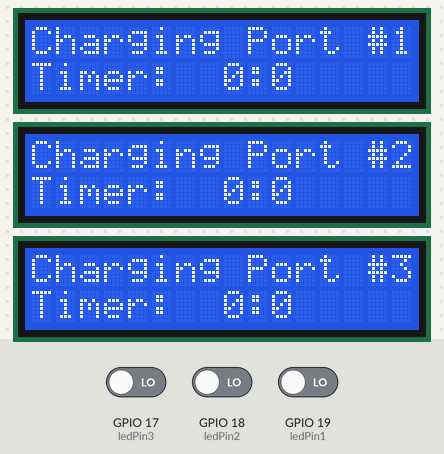
The sketch below on a simulated ESP32. Parts: 3 × 16×2 character LCD. The test bench sets the inputs (shaded band); at power-on: GPIO 17 (ledPin3) LOW, GPIO 19 (ledPin1) LOW, GPIO 18 (ledPin2) LOW. What the sketch prints to the serial monitor is not drawn.

Above: at 1.4 s.
1.5 s: GPIO 17 (ledPin3) driven HIGH
At 3.1 s:
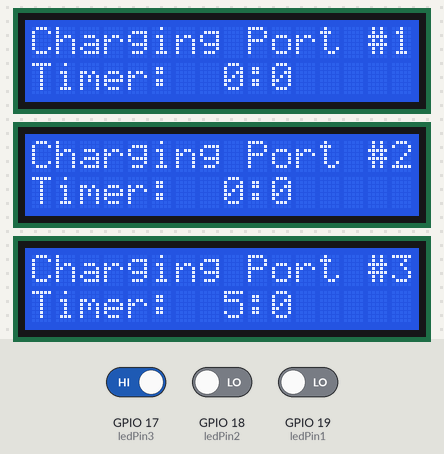
4.5 s: GPIO 19 (ledPin1) driven HIGH
At 7.3 s:
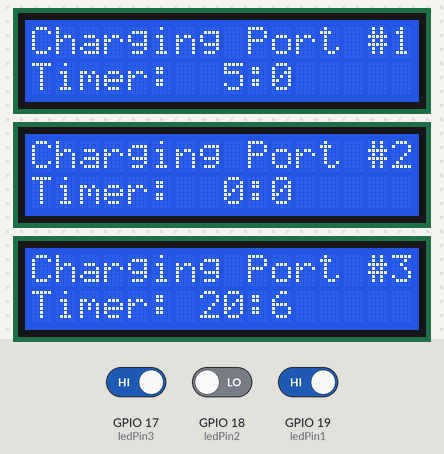
7.5 s: GPIO 17 (ledPin3) driven LOW
At 9.9 s:
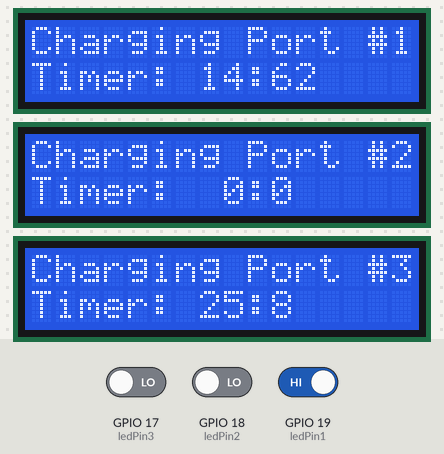
10.5 s: GPIO 18 (ledPin2) driven HIGH
At 13.3 s:
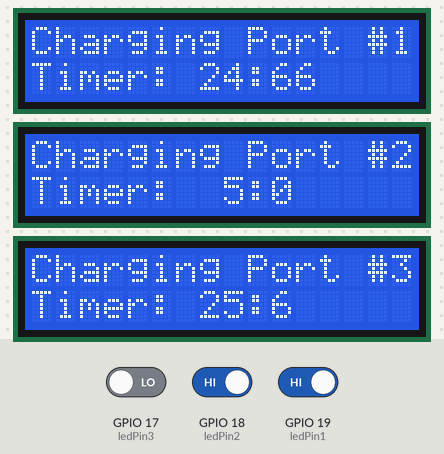
13.5 s: GPIO 18 (ledPin2) driven LOW
At 16.1 s:
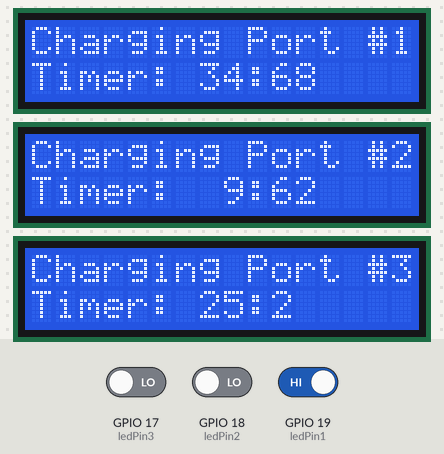
16.5 s: GPIO 19 (ledPin1) driven LOW
At 17.8 s:
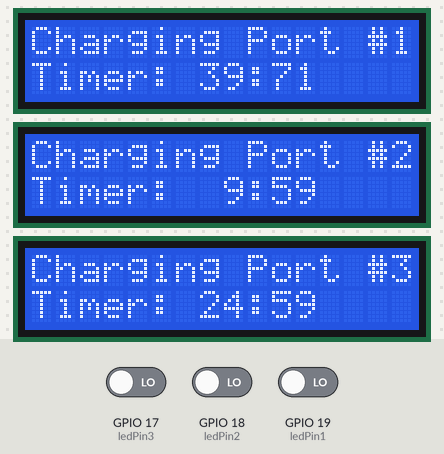
Timing chart, 0 to 19.5 s (numbered marks = the images above; inputs shaded):
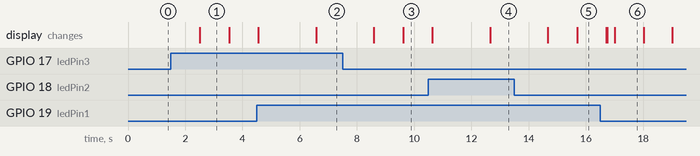

The sketch:

lcdwtimer.ino
```cpp
 #include <Wire.h>  // library for I2C protocol
 #include <LiquidCrystal_I2C.h> // library for I2C LCD
 LiquidCrystal_I2C lcd(0x25,16,2); // set the LCD address to 0x27 for a 16 chars and 2 line display
 LiquidCrystal_I2C lcd2(0x26,16,2);
 LiquidCrystal_I2C lcd3(0x27,16,2);

  int sensorValue1;   // variable to store the value coming from the sensor
  int sensorValue2;
  int sensorValue3;

  int ledPin1 = 19;   //pins of infrared sensors
  int ledPin2 = 18;
  int ledPin3 = 17;


  // universal millis variable
  unsigned long startTime = 0;        // millis counter


  // LCD TIMER 1
 // amount of time will be added when coin is inserted
  unsigned long addmins = 5;
  unsigned long addamount = 3; // input secs
  unsigned long timerUp = 0;          // remaining millis till timer is up
  unsigned long updatedtimerUp = 0;   // counting timer
  unsigned long displaychange = 0;   // to change display in lcd every second
  unsigned long mins = 0;           // mins


  // LCD TIMER 2
 // amount of time will be added when coin is inserted
  unsigned long addmins2 = 5;
  unsigned long addamount2 = 3; // input secs
  unsigned long timerUp2 = 0;          // remaining millis till timer is up
  unsigned long updatedtimerUp2 = 0;   // counting timer
  unsigned long displaychange2 = 0;   // to change display in lcd every second
  unsigned long mins2 = 0;           // mins


  // LCD TIMER 3
 // amount of time will be added when coin is inserted
  unsigned long addmins3 = 5;
  unsigned long addamount3 = 3; // input secs
  unsigned long timerUp3 = 0;          // remaining millis till timer is up
  unsigned long updatedtimerUp3 = 0;   // counting timer
  unsigned long displaychange3 = 0;   // to change display in lcd every second
  unsigned long mins3 = 0;           // mins


void setup() {
  // put your setup code here, to run once:
  Serial.begin(9600);

  pinMode(ledPin1, INPUT);    //setting infrared pins as input pins
  pinMode(ledPin2, INPUT);
  pinMode(ledPin3, INPUT);


  millis(); //initialize millis start time

  // defines the size of lcd
//  lcd.begin(16,2);
//  lcd2.begin(16,2);
//  lcd3.begin(16,2);
  // initialize 3 lcds
  lcd.init();
  lcd2.init();
  lcd3.init();
  //turns on backlight
  lcd.backlight();
  lcd2.backlight();
  lcd3.backlight();
  //clears screen to put text
  lcd.clear();
  lcd2.clear();
  lcd3.clear();
  lcd.setCursor(0,0);
  lcd2.setCursor(0,0);
  lcd3.setCursor(0,0);
  //prints to the screen
  lcd.print("Charging Port #1");
  lcd2.print("Charging Port #2");
  lcd3.print("Charging Port #3");
  lcd.setCursor(0,1);
  lcd2.setCursor(0,1);
  lcd3.setCursor(0,1);
  lcd.print("Timer: ");
  lcd2.print("Timer: ");
  lcd3.print("Timer: ");
  lcd.setCursor(9,1);
  lcd2.setCursor(9,1);
  lcd3.setCursor(9,1);
  lcd.print(":");
  lcd2.print(":");
  lcd3.print(":");

}

void loop() {
  // put your main code here, to run repeatedly:
  startTime = millis();
  startTime = startTime / 1000;   // Convert startTime to seconds

  sensorValue1 = digitalRead(ledPin1);    //Reads value of infrared sensors
  sensorValue2 = digitalRead(ledPin2);
  sensorValue3 = digitalRead(ledPin3);


  // LCD TIMER 1 ----------------------------------------------------------------------


  updatedtimerUp = timerUp - startTime;

  if (updatedtimerUp == 1){
    if (mins > 0){
      timerUp = timerUp + 60;
      mins = mins - 1;
    }
  }

  if (updatedtimerUp >= 1000000){
    updatedtimerUp = 0;
  }


//  Serial.println(sensorValue1);

    if (sensorValue1 == 1) {

      if (updatedtimerUp >=1){
        timerUp = timerUp + addamount;
        mins = mins + addmins;
      } else {
        timerUp = startTime + addamount;
        mins = mins + addmins;
      }


      Serial.println("coin inserted!!");
      delay(1000);
    }


  // LCD TIMER 2 ----------------------------------------------------------------------

updatedtimerUp2 = timerUp2 - startTime;

  if (updatedtimerUp2 == 1){
    if (mins2 > 0){
      timerUp2 = timerUp2 + 60;
      mins2 = mins2 - 1;
    }
  }

  if (updatedtimerUp2 >= 1000000){
    updatedtimerUp2 = 0;
  }


//  Serial.println(sensorValue1);

    if (sensorValue2 == 1) {

      if (updatedtimerUp2 >=1){
        timerUp2 = timerUp2 + addamount2;
        mins2 = mins2 + addmins2;
      } else {
        timerUp2 = startTime + addamount2;
        mins2 = mins2 + addmins2;
      }


      Serial.println("coin inserted!!");
      delay(1000);
    }


  // LCD TIMER 3 ----------------------------------------------------------------------

updatedtimerUp3 = timerUp3 - startTime;

  if (updatedtimerUp3 == 1){
    if (mins3 > 0){
      timerUp3 = timerUp3 + 60;
      mins3 = mins3 - 1;
    }
  }

  if (updatedtimerUp3 >= 1000000){
    updatedtimerUp3 = 0;
  }


    if (sensorValue3 == 1) {

      if (updatedtimerUp3 >=1){
        timerUp3 = timerUp3 + addamount3;
        mins3 = mins3 + addmins3;
      } else {
        timerUp3 = startTime + addamount3;
        mins3 = mins3 + addmins3;
      }


      Serial.println("coin inserted!!");
      delay(1000);
    }

  // Change the time in lcd everysecond -----------------------------------------------
  //
  if (startTime >= displaychange){
    displaychange = startTime + 1;

    Serial.print("startTime: ");
    Serial.print(startTime);
    Serial.print("   ");

    Serial.print("timerUp: ");
    Serial.print(timerUp);
    Serial.print("   ");

    Serial.print("updatedtimerUp: ");
    Serial.print(updatedtimerUp);
    Serial.println("   ");


  // LCD TIMER 1 Updater
    if (updatedtimerUp < 10){

      if (mins > 9){
        lcd.setCursor(7,1);
        lcd.print(mins);
      } else {
        lcd.setCursor(8,1);
        lcd.print(mins);
        lcd.setCursor(7,1);
        lcd.print(" ");
      }

      lcd.setCursor(10,1);
      lcd.print(updatedtimerUp);
      lcd.setCursor(11,1);
      lcd.print(" ");

    } else {
      lcd.setCursor(10,1);
      lcd.print(updatedtimerUp);

        if (mins > 9){
          lcd.setCursor(7,1);
          lcd.print(mins);
        } else {
          lcd.setCursor(8,1);
          lcd.print(mins);
          lcd.setCursor(7,1);
          lcd.print(" ");
        }
    }


  // LCD TIMER 2 Updater
    if (updatedtimerUp2 < 10){

      if (mins2 > 9){
        lcd2.setCursor(7,1);
        lcd2.print(mins2);
      } else {
        lcd2.setCursor(8,1);
        lcd2.print(mins2);
        lcd2.setCursor(7,1);
        lcd2.print(" ");
      }

      lcd2.setCursor(10,1);
      lcd2.print(updatedtimerUp2);
      lcd2.setCursor(11,1);
      lcd2.print(" ");

    } else {
      lcd2.setCursor(10,1);
      lcd2.print(updatedtimerUp2);

        if (mins2 > 9){
          lcd2.setCursor(7,1);
          lcd2.print(mins2);
        } else {
          lcd2.setCursor(8,1);
          lcd2.print(mins2);
          lcd2.setCursor(7,1);
          lcd2.print(" ");
        }
    }


  }


  // LCD TIMER 3 Updater
    if (updatedtimerUp3 < 10){

      if (mins3 > 9){
        lcd3.setCursor(7,1);
        lcd3.print(mins3);
      } else {
        lcd3.setCursor(8,1);
        lcd3.print(mins3);
        lcd3.setCursor(7,1);
        lcd3.print(" ");
      }

      lcd3.setCursor(10,1);
      lcd3.print(updatedtimerUp3);
      lcd3.setCursor(11,1);
      lcd3.print(" ");

    } else {
      lcd3.setCursor(10,1);
      lcd3.print(updatedtimerUp3);

        if (mins3 > 9){
          lcd3.setCursor(7,1);
          lcd3.print(mins3);
        } else {
          lcd3.setCursor(8,1);
          lcd3.print(mins3);
          lcd3.setCursor(7,1);
          lcd3.print(" ");
        }
    }


}
```

Measured:
- after the input at 1.5 s, the display: changes after 1.0 s (image 1)
- after the input at 7.5 s, the display: first differs from a run without the input after 2.1 s (image 3)
- after the input at 13.5 s, the display: first differs from a run without the input after 2.2 s (image 5)
- what the display in image 1 shows lasts 1.0 s, from 2.5 s to 3.5 s
